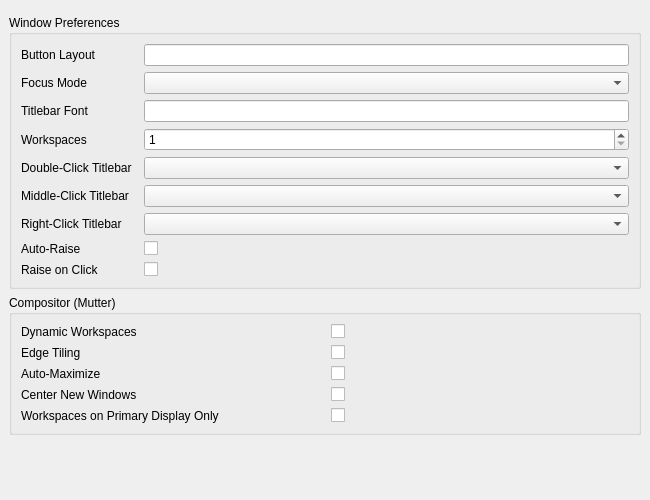
<?xml version="1.0" encoding="UTF-8"?>
<ui version="4.0">
 <class>GnomeWmTab</class>
 <widget class="QWidget" name="GnomeWmTab">
  <property name="geometry">
   <rect>
    <x>0</x>
    <y>0</y>
    <width>650</width>
    <height>500</height>
   </rect>
  </property>
  <layout class="QVBoxLayout" name="mainLayout">
   <property name="leftMargin"><number>0</number></property>
   <property name="topMargin"><number>6</number></property>
   <property name="rightMargin"><number>0</number></property>
   <property name="bottomMargin"><number>0</number></property>
   <item>
    <widget class="QScrollArea" name="scrollArea">
     <property name="widgetResizable"><bool>true</bool></property>
     <property name="frameShape"><enum>QFrame::NoFrame</enum></property>
     <widget class="QWidget" name="scrollContents">
      <layout class="QVBoxLayout" name="scrollLayout">

       <!-- Window Preferences Group -->
       <item>
        <widget class="QGroupBox" name="groupWmPrefs">
         <property name="title"><string>Window Preferences</string></property>
         <layout class="QGridLayout" name="gridWmPrefs">
          <property name="horizontalSpacing"><number>12</number></property>
          <property name="verticalSpacing"><number>6</number></property>

          <item row="0" column="0">
           <widget class="QLabel" name="lblButtonLayout">
            <property name="text"><string>Button Layout</string></property>
           </widget>
          </item>
          <item row="0" column="1">
           <widget class="QLineEdit" name="editButtonLayout">
            <property name="minimumSize"><size><width>200</width><height>0</height></size></property>
           </widget>
          </item>

          <item row="1" column="0">
           <widget class="QLabel" name="lblFocusMode">
            <property name="text"><string>Focus Mode</string></property>
           </widget>
          </item>
          <item row="1" column="1">
           <widget class="QComboBox" name="cmbFocusMode">
            <property name="minimumSize"><size><width>200</width><height>0</height></size></property>
            <property name="cursor"><cursorShape>PointingHandCursor</cursorShape></property>
            <property name="focusPolicy"><enum>Qt::NoFocus</enum></property>
           </widget>
          </item>

          <item row="2" column="0">
           <widget class="QLabel" name="lblTitlebarFont">
            <property name="text"><string>Titlebar Font</string></property>
           </widget>
          </item>
          <item row="2" column="1">
           <widget class="QLineEdit" name="editTitlebarFont">
            <property name="minimumSize"><size><width>200</width><height>0</height></size></property>
           </widget>
          </item>

          <item row="3" column="0">
           <widget class="QLabel" name="lblWorkspaces">
            <property name="text"><string>Workspaces</string></property>
           </widget>
          </item>
          <item row="3" column="1">
           <widget class="QSpinBox" name="spinWorkspaces">
            <property name="minimum"><number>1</number></property>
            <property name="maximum"><number>36</number></property>
            <property name="focusPolicy"><enum>Qt::ClickFocus</enum></property>
           </widget>
          </item>

          <item row="4" column="0">
           <widget class="QLabel" name="lblDblClick">
            <property name="text"><string>Double-Click Titlebar</string></property>
           </widget>
          </item>
          <item row="4" column="1">
           <widget class="QComboBox" name="cmbDblClick">
            <property name="minimumSize"><size><width>200</width><height>0</height></size></property>
            <property name="cursor"><cursorShape>PointingHandCursor</cursorShape></property>
            <property name="focusPolicy"><enum>Qt::NoFocus</enum></property>
           </widget>
          </item>

          <item row="5" column="0">
           <widget class="QLabel" name="lblMidClick">
            <property name="text"><string>Middle-Click Titlebar</string></property>
           </widget>
          </item>
          <item row="5" column="1">
           <widget class="QComboBox" name="cmbMidClick">
            <property name="minimumSize"><size><width>200</width><height>0</height></size></property>
            <property name="cursor"><cursorShape>PointingHandCursor</cursorShape></property>
            <property name="focusPolicy"><enum>Qt::NoFocus</enum></property>
           </widget>
          </item>

          <item row="6" column="0">
           <widget class="QLabel" name="lblRightClick">
            <property name="text"><string>Right-Click Titlebar</string></property>
           </widget>
          </item>
          <item row="6" column="1">
           <widget class="QComboBox" name="cmbRightClick">
            <property name="minimumSize"><size><width>200</width><height>0</height></size></property>
            <property name="cursor"><cursorShape>PointingHandCursor</cursorShape></property>
            <property name="focusPolicy"><enum>Qt::NoFocus</enum></property>
           </widget>
          </item>

          <item row="7" column="0">
           <widget class="QLabel" name="lblAutoRaise">
            <property name="text"><string>Auto-Raise</string></property>
           </widget>
          </item>
          <item row="7" column="1">
           <widget class="QCheckBox" name="chkAutoRaise">
            <property name="cursor"><cursorShape>PointingHandCursor</cursorShape></property>
            <property name="focusPolicy"><enum>Qt::NoFocus</enum></property>
           </widget>
          </item>

          <item row="8" column="0">
           <widget class="QLabel" name="lblRaiseOnClick">
            <property name="text"><string>Raise on Click</string></property>
           </widget>
          </item>
          <item row="8" column="1">
           <widget class="QCheckBox" name="chkRaiseOnClick">
            <property name="cursor"><cursorShape>PointingHandCursor</cursorShape></property>
            <property name="focusPolicy"><enum>Qt::NoFocus</enum></property>
           </widget>
          </item>
         </layout>
        </widget>
       </item>

       <!-- Mutter Group -->
       <item>
        <widget class="QGroupBox" name="groupMutter">
         <property name="title"><string>Compositor (Mutter)</string></property>
         <layout class="QGridLayout" name="gridMutter">
          <property name="horizontalSpacing"><number>12</number></property>
          <property name="verticalSpacing"><number>6</number></property>

          <item row="0" column="0">
           <widget class="QLabel" name="lblDynamicWorkspaces">
            <property name="text"><string>Dynamic Workspaces</string></property>
           </widget>
          </item>
          <item row="0" column="1">
           <widget class="QCheckBox" name="chkDynamicWorkspaces">
            <property name="cursor"><cursorShape>PointingHandCursor</cursorShape></property>
            <property name="focusPolicy"><enum>Qt::NoFocus</enum></property>
           </widget>
          </item>

          <item row="1" column="0">
           <widget class="QLabel" name="lblEdgeTiling">
            <property name="text"><string>Edge Tiling</string></property>
           </widget>
          </item>
          <item row="1" column="1">
           <widget class="QCheckBox" name="chkEdgeTiling">
            <property name="cursor"><cursorShape>PointingHandCursor</cursorShape></property>
            <property name="focusPolicy"><enum>Qt::NoFocus</enum></property>
           </widget>
          </item>

          <item row="2" column="0">
           <widget class="QLabel" name="lblAutoMaximize">
            <property name="text"><string>Auto-Maximize</string></property>
           </widget>
          </item>
          <item row="2" column="1">
           <widget class="QCheckBox" name="chkAutoMaximize">
            <property name="cursor"><cursorShape>PointingHandCursor</cursorShape></property>
            <property name="focusPolicy"><enum>Qt::NoFocus</enum></property>
           </widget>
          </item>

          <item row="3" column="0">
           <widget class="QLabel" name="lblCenterNewWindows">
            <property name="text"><string>Center New Windows</string></property>
           </widget>
          </item>
          <item row="3" column="1">
           <widget class="QCheckBox" name="chkCenterNewWindows">
            <property name="cursor"><cursorShape>PointingHandCursor</cursorShape></property>
            <property name="focusPolicy"><enum>Qt::NoFocus</enum></property>
           </widget>
          </item>

          <item row="4" column="0">
           <widget class="QLabel" name="lblWorkspacesPrimary">
            <property name="text"><string>Workspaces on Primary Display Only</string></property>
           </widget>
          </item>
          <item row="4" column="1">
           <widget class="QCheckBox" name="chkWorkspacesPrimary">
            <property name="cursor"><cursorShape>PointingHandCursor</cursorShape></property>
            <property name="focusPolicy"><enum>Qt::NoFocus</enum></property>
           </widget>
          </item>
         </layout>
        </widget>
       </item>

       <item>
        <spacer name="verticalSpacer">
         <property name="orientation"><enum>Qt::Vertical</enum></property>
         <property name="sizeHint" stdset="0"><size><width>20</width><height>40</height></size></property>
        </spacer>
       </item>
      </layout>
     </widget>
    </widget>
   </item>
  </layout>
 </widget>
 <resources/>
 <connections/>
</ui>
